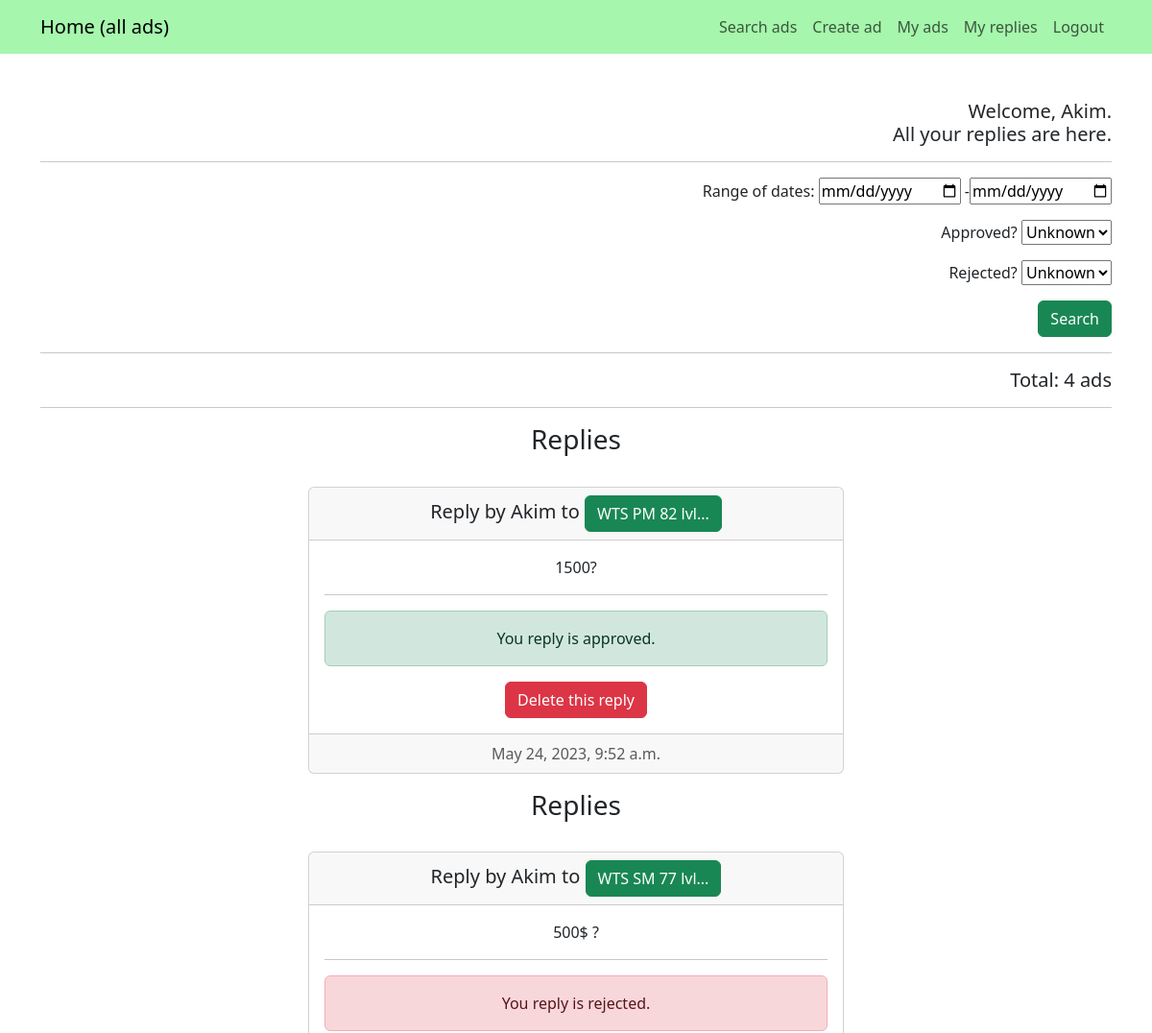
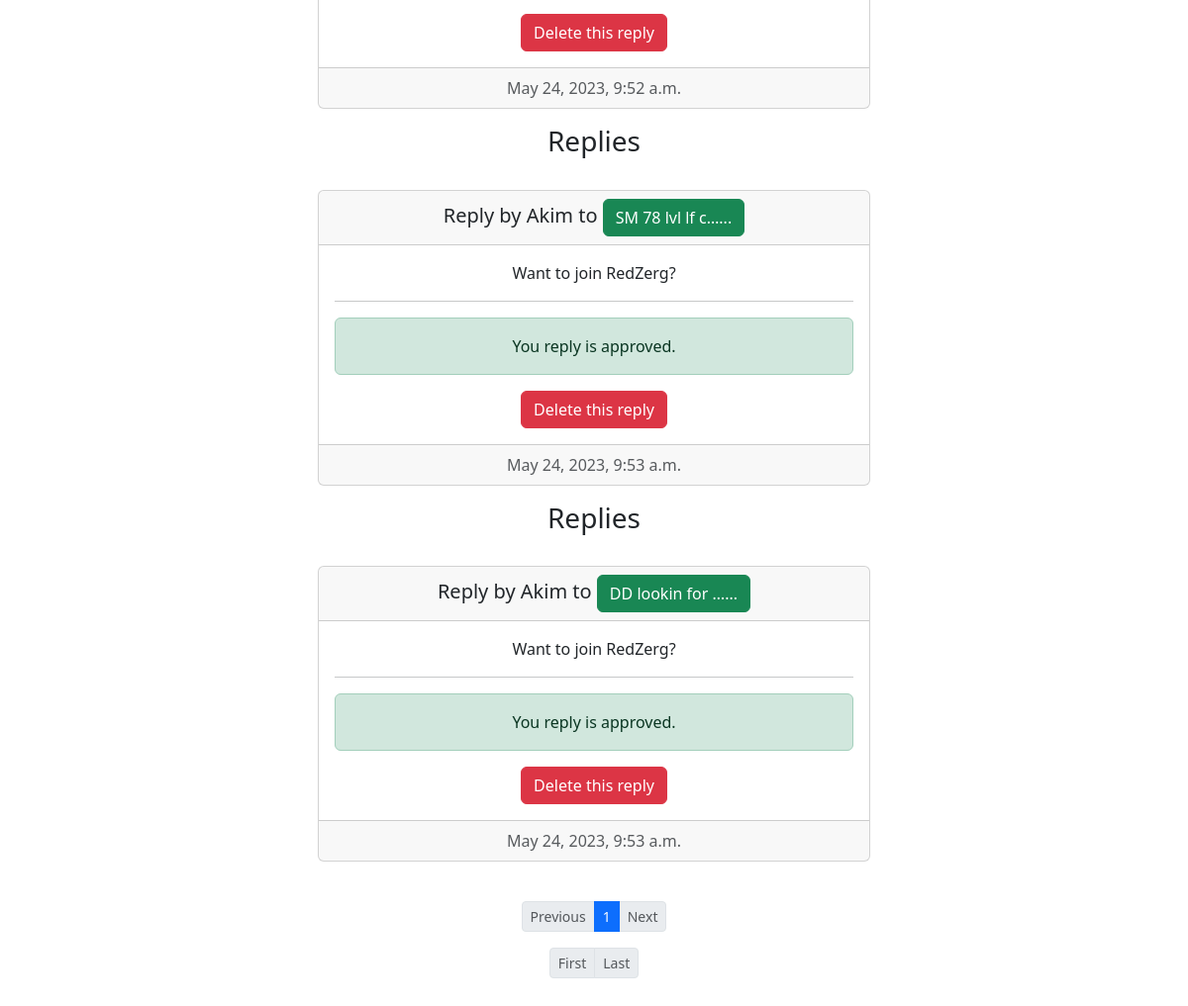
The app's page /profile_repls/5/ (signed in) with its own data (2 pictures, top to bottom).
### AdsBoard/models.py (models this page shows, shortened)
class Reply(models.Model):
    date_of_creation = models.DateTimeField(
        auto_now_add=True,
    )
    author = models.ForeignKey(
        to=User,
        on_delete=models.CASCADE,
        related_name='reply_created_by',
    )
    adv = models.ForeignKey(
        to=Adv,
        on_delete=models.CASCADE,
        related_name='replies_to_adv',
    )
    text = models.TextField(
        blank=True,
    )
    is_approved = models.BooleanField(
        default=False,
    )
    is_rejected = models.BooleanField(
        default=False,
    )
    class Meta:
        verbose_name = 'Reply'
        verbose_name_plural = 'Replies'
    def __str__(self) -> str:
        return f'{self.text[:50]}...'

class Adv(models.Model):
    date_of_creation = models.DateTimeField(
        auto_now_add=True,
    )
    author = models.ForeignKey(
        to=User,
        on_delete=models.CASCADE,
        related_name='adv_created_by',
    )
    title = models.CharField(
        max_length=255,
        help_text='Up to 255 symbols',
    )
    category = models.CharField(
        max_length=15,
        choices=CATEGORIES,
        default=None,
    )
    content = RichTextUploadingField(
        blank=True,
    )
    class Meta:
        verbose_name = 'Advertise'
        verbose_name_plural = 'Advertisements'

### AdsBoard/views.py (the view)
# urls.py: path('profile_repls/<int:pk>/', ProfileRepliesView.as_view(), name='profile_repls'),
class ProfileRepliesView(ListView):
    template_name = 'AdsBoard/profile_repls.html'
    ordering = '-date_of_creation'
    context_object_name = 'profile_repls'
    paginate_by = 5
    paginate_orphans = 1
    def get_context_data(self, **kwargs):
        context = super().get_context_data(**kwargs)
        context['filterset'] = self.filterset
        context['querydict'] = self.request.GET.dict()
        pprint(context)
        return context
    def get_queryset(self):
        queryset = Reply.objects.filter(author=self.request.user)
        self.filterset = ProfileReplyFilter(self.request.GET, queryset)
        return self.filterset.qs

### AdsBoard/templatetags/AdsBoard_filters.py (called while the page is built)
@register.filter
def listing(number: int) -> list:
    pagination_list = []
    for n in range(number):
        pagination_list.append(n + 1)
    return pagination_list

### AdsBoard/templatetags/AdsBoard_tags.py (called while the page is built)
@register.simple_tag(takes_context=True)
def url_replace(context, **kwargs):
    context_copy = context['request'].GET.copy()
    for key, value in kwargs.items():
        context_copy[key] = value
    return context_copy.urlencode()

### AdsBoard/templates/AdsBoard/profile_repls.html (shortened to what this page needs)
{% extends 'base.html' %}
{% load AdsBoard_filters %}
{% load AdsBoard_tags %}
{% block content %}
<h5 align="right">
    Welcome, {{ request.user }}.
    <br>
    All your replies are here.
</h5>
<hr>
<form action="" method="get" align="right">
    {{ filterset.form.as_p }}
    <button class="btn btn-success" type="submit">Search</button>
</form>
<hr>
<h5 align="right">
    Total: {{ page_obj.paginator.count }} ads
</h5>
<hr>
{% for repl in profile_repls %}
<h3>
    Replies
</h3>
<br>
<div class="card mb-3 mx-auto" style="width: 50%">
    <h5 class="card-header">
        Reply by {{ repl.author }} to
        <a href="{% url 'ad_detail' pk=repl.adv.id %}" class="btn btn-success">
            {{ repl.adv.title|truncatechars:15 }}...
        </a>
    </h5>
    <div class="card-body">
        <p class="card-text">
            {{ repl.text }}
        </p>
        {% if repl.author == request.user %}
        <hr>
        {% if repl.is_approved %}
        <div class="alert alert-success" role="alert">
            You reply is approved.
        </div>
        {% elif repl.is_rejected %}
        <div class="alert alert-danger" role="alert">
            You reply is rejected.
        </div>
        {% else %}
        <div class="alert alert-secondary" role="alert">
            You reply is in neutral status yet.
        </div>
        {% endif %}
        <a href="{% url 'repl_del_ask' pk=repl.adv.id repl_pk=repl.id %}" class="btn btn-danger">
            Delete this reply
        </a>
        {% endif %}
    </div>
    <div class="card-footer text-muted">
        {{ repl.date_of_creation }}
    </div>
</div>
{% empty %}
<h3>
    You have no replies
</h3>
{% endfor %}
<br>
<nav aria-label="Page navigation example">
    <ul class="pagination pagination-sm justify-content-center">
        {% if page_obj.has_previous %}
        <li class="page-item">
            <a class="page-link" href="?{% url_replace page=page_obj.previous_page_number %}">
                Previous
            </a>
        </li>
        {% else %}
        <li class="page-item disabled">
            <a class="page-link" href="#">
                Previous
            </a>
        </li>
        {% endif %}
        {% if page_obj.paginator.num_pages <= 5 %}
        {% for page_num in page_obj.paginator.num_pages|listing %}
        {% if page_num == page_obj.number %}
        <li class="page-item active" aria-current="page">
            <a class="page-link" href="?{% url_replace page=page_num %}">
                {{ page_num }}
            </a>
        </li>
        {% else %}
        <li class="page-item">
            <a class="page-link" href="?{% url_replace page=page_num %}">
                {{ page_num }}
            </a>
        </li>
        {% endif %}
        {% endfor %}
        {% endif %}
        {% if page_obj.has_next %}
        <li class="page-item">
            <a class="page-link" href="?{% url_replace page=page_obj.next_page_number %}">
                Next
            </a>
        </li>
        {% else %}
        <li class="page-item disabled">
            <a class="page-link" href="#">
                Next
            </a>
        </li>
        {% endif %}
    </ul>
</nav>
<nav aria-label="Page navigation example">
    <ul class="pagination pagination-sm justify-content-center">
        {% if page_obj.has_previous %}
        <li class="page-item">
            <a class="page-link" href="?{% url_replace page=1 %}">
                First
            </a>
        </li>
        {% else %}
        <li class="page-item disabled">
            <a class="page-link" href="#">
                First
            </a>
        </li>
        {% endif %}
        {% if page_obj.has_next %}
        <li class="page-item">
            <a class="page-link" href="?{% url_replace page=page_obj.paginator.num_pages %}">
                Last
            </a>
        </li>
        {% else %}
        <li class="page-item disabled">
            <a class="page-link" href="#">
                Last
            </a>
        </li>
        {% endif %}
    </ul>
</nav>
{% endblock content %}

### records on screen
Reply: author "Akim", adv "WTS PM 82 lvl", text "1500?", is_approved "You reply is approved.", shows "Delete this reply", date_of_creation "May 24, 2023, 9:52 a.m."
Reply: author "Akim", adv "WTS SM 77 lvl", text "500$ ?", is_approved "You reply is rejected.", shows "Delete this reply", date_of_creation "May 24, 2023, 9:52 a.m."
Reply: author "Akim", adv "SM 78 lvl lf c…", text "Want to join RedZerg?", is_approved "You reply is approved.", shows "Delete this reply", date_of_creation "May 24, 2023, 9:53 a.m."
Reply: author "Akim", adv "DD lookin for …", text "Want to join RedZerg?", is_approved "You reply is approved.", shows "Delete this reply", date_of_creation "May 24, 2023, 9:53 a.m."

### other values on screen
{{ request.user }} "Akim"
{{ page_obj.paginator.count }} "4"
{{ page_num }} "1"
